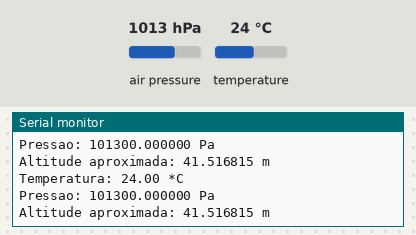
A sketch run on a simulated ESP8266 (NodeMCU). Parts: the last lines printed to the serial monitor. The test bench sets the inputs (shaded band); at power-on: air pressure 1013 hPa, temperature 24 °C.

Above: at 1.2 s.
1.3 s: air pressure set to 952 hPa
At 2.6 s:
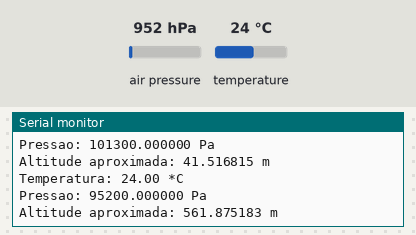
2.8 s: temperature set to 12 °C
At 3.8 s:
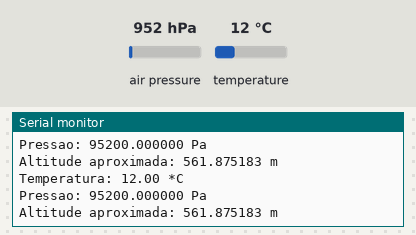
4.3 s: air pressure set to 975 hPa
At 5.9 s:
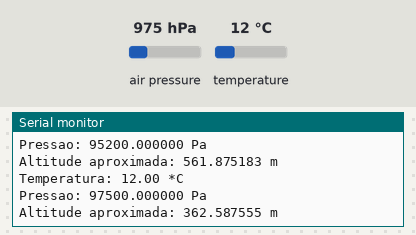
Timing chart, 0 to 7.4 s (numbered marks = the images above; inputs shaded):
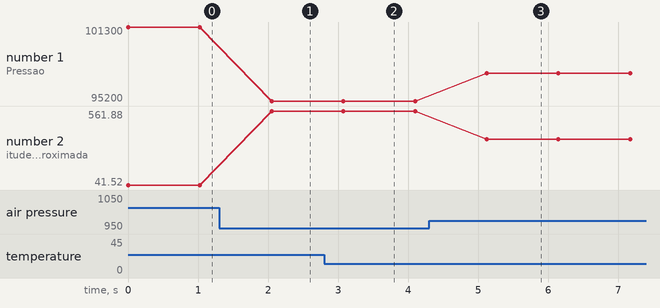

The sketch:

bmp280_teste_basico.ino
```cpp
/*
* Microcontrolador: ESP32 WROOM-32
* IDE: Arduino IDE
*/

#include <Wire.h>
#include <Adafruit_BMP280.h>

Adafruit_BMP280 bmp; // Criacao do objeto que representa o BMP280

constexpr unsigned PORTA_I2C = 0x76;
constexpr unsigned PRESSAO_ATM_BASE = 1018; // Em hPa. Varia dependendo da localização geografica

void setup() {
  Serial.begin(9600); // Monitor serial
  while (!bmp.begin(PORTA_I2C)){ // Inicializacao do BMP280 com o endereco da porta de comunicacao I2C
    Serial.println("Erro. Dispositivo I2C nao foi inicializado. Endereco: 0x76");
    delay(1000);
  }
}
void loop() {
  float temperatura = 0.0, pressao = 0.0, altitude = 0.0;
  temperatura = bmp.readTemperature(); // Retorna a temperatura ambiente, em graus celcius
  pressao = bmp.readPressure(); // Retorna a pressao atmosferica atual do ambiente, em Pa
  altitude = bmp.readAltitude(PRESSAO_ATM_BASE); // Retorna a altitude aproximada em metros
  Serial.println("Temperatura: " + String(temperatura) + " *C");
  Serial.println("Pressao: " + String(pressao, 6) + " Pa");
  Serial.println("Altitude aproximada: " + String(altitude, 6) + " m");
  delay(1000);
}

/*

 --- BIBLIOTECAS NECESSÁRIAS ---
 <Wire.h> --> comunicação com dispositivos I2C/TWI. Disponível em: https://github.com/esp8266/Arduino/tree/master/libraries/Wire
 <Adafruit_BMP280.h> --> funções básicas do BMP280. Disponível em: https://github.com/adafruit/Adafruit_BMP280_Library/tree/master
 -------------------------------
 --- CIRCUITO ESQUEMÁTICO ---
 PDF disponível em OneDrive: https://etecspgov-my.sharepoint.com/:b:/g/personal/thomas_pinheiro_etec_sp_gov_br/Ef1T88NpZmtAvibh9guCwrUBGqrgjmF_XxZ_UxXuZlpBYg?e=NUvHBX
 ----------------------------
 --- MAIS INFORMAÇÕES ---
 https://www.bosch-sensortec.com/media/boschsensortec/downloads/product_flyer/bst-bmp280-fl000.pdf
 https://wiki.seeedstudio.com/Grove-Barometer_Sensor-BMP280/
 ------------------------

*/
```

Measured:
- after the input at 1.3 s, the serial monitor: prints a new line after 0.75 s (image 1)
- after the input at 2.8 s, the serial monitor: prints a new line after 0.28 s (image 2)
- after the input at 4.3 s, the serial monitor: prints a new line after 0.82 s (image 3)
- plotted number 1: 101300 → 95200 after the input at 1.3 s, 95200 → 97500 after the input at 4.3 s
- plotted number 2: 41.52 → 561.88 after the input at 1.3 s, 561.88 → 362.59 after the input at 4.3 s
